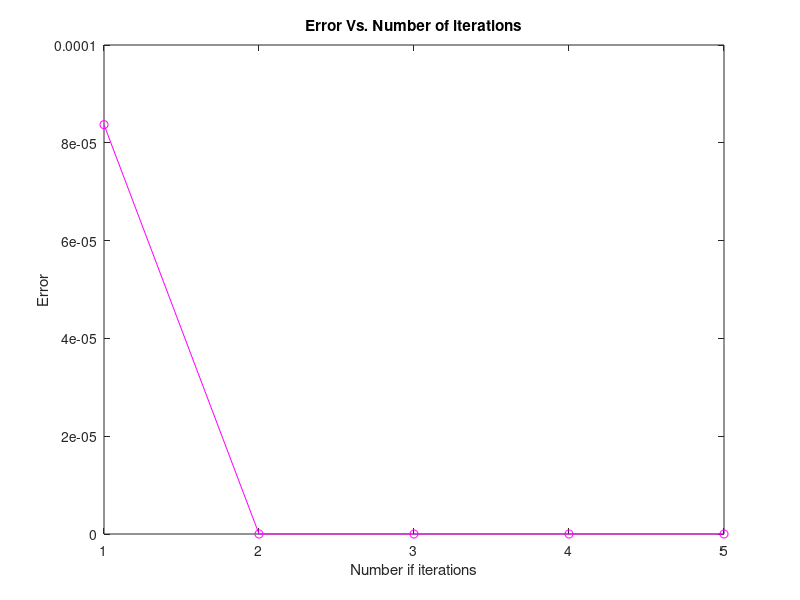

MATLAB code to generate this figure:
clc; clear all; close all;

% Program Code of Newton-Raphson Method in MATLAB 
f = @(x) x^3+x^2-12*x; % the function to be solved
fd = @(x) 3*x^2+2*x-12; % the derivative of that function
xl=2; xu=4;
x=xl;
for i=1:1:100
    x1=x-(f(x)/fd(x));
    x=x1;
end
sol=x;
fprintf('Approximate root is %.15f', sol);
xl=2; xu=4;
x=xl;
er(5)=0;
for i=1:1:5
    x1=x- (f(x)/fd(x));
    x=x1;
    er(1)=x1-sol;
end
plot(er, 'mo-');
xlabel('Number if iterations')
ylabel('Error')
title('Error Vs. Number of iterations')